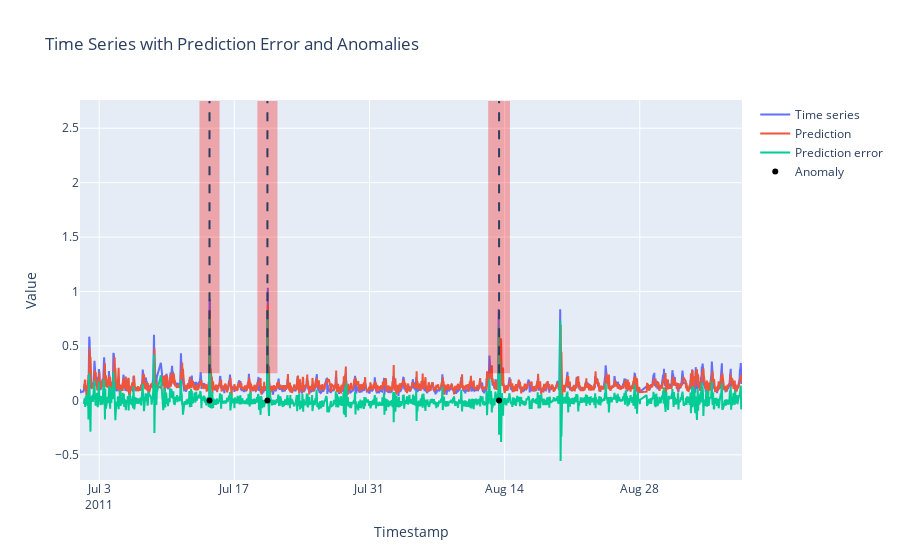

This figure's notebook cell:
### Code cell
fig = go.Figure()
fig = plot_results_timeseries(fig, df, y_pred_net, pred_error_net, anomaly_times, anomaly_windows, n_burn_in)
fig.show()

### Figure 1 — Plotly figure (JSON) as saved in the notebook; plotly's stock layout.template omitted (floating-point values rounded to 4 significant figures; data arrays with more than 128 entries replaced by an {"elided": "..."} marker saying what was removed)
{"data": [{"mode": "lines", "name": "Time series", "type": "scatter", "x": {"elided": "1538 str values"}, "y": {"elided": "1538 float values"}}, {"mode": "lines", "name": "Prediction", "type": "scatter", "x": {"elided": "1529 str values"}, "y": {"elided": "1529 float values"}}, {"mode": "lines", "name": "Prediction error", "type": "scatter", "x": {"elided": "1529 str values"}, "y": {"elided": "1529 float values"}}, {"marker": {"color": "black"}, "mode": "markers", "name": "Anomaly", "type": "scatter", "x": ["2011-07-14T10:15:01", "2011-07-20T10:15:01", "2011-08-13T10:15:01"], "y": [0, 0, 0]}], "layout": {"shapes": [{"fillcolor": "red", "line": {"width": 0}, "opacity": 0.3, "type": "rect", "x0": "2011-07-13T09:15:01", "x1": "2011-07-15T11:15:01", "y0": null, "y1": null}, {"fillcolor": "red", "line": {"width": 0}, "opacity": 0.3, "type": "rect", "x0": "2011-07-19T09:15:01", "x1": "2011-07-21T11:15:01", "y0": null, "y1": null}, {"fillcolor": "red", "line": {"width": 0}, "opacity": 0.3, "type": "rect", "x0": "2011-08-12T07:15:01", "x1": "2011-08-14T13:15:01", "y0": null, "y1": null}, {"line": {"dash": "dash"}, "type": "line", "x0": "2011-07-14T10:15:01", "x1": "2011-07-14T10:15:01", "y0": null, "y1": null}, {"line": {"dash": "dash"}, "type": "line", "x0": "2011-07-20T10:15:01", "x1": "2011-07-20T10:15:01", "y0": null, "y1": null}, {"line": {"dash": "dash"}, "type": "line", "x0": "2011-08-13T10:15:01", "x1": "2011-08-13T10:15:01", "y0": null, "y1": null}], "title": {"text": "Time Series with Prediction Error and Anomalies"}, "xaxis": {"title": {"text": "Timestamp"}}, "yaxis": {"title": {"text": "Value"}}}}
